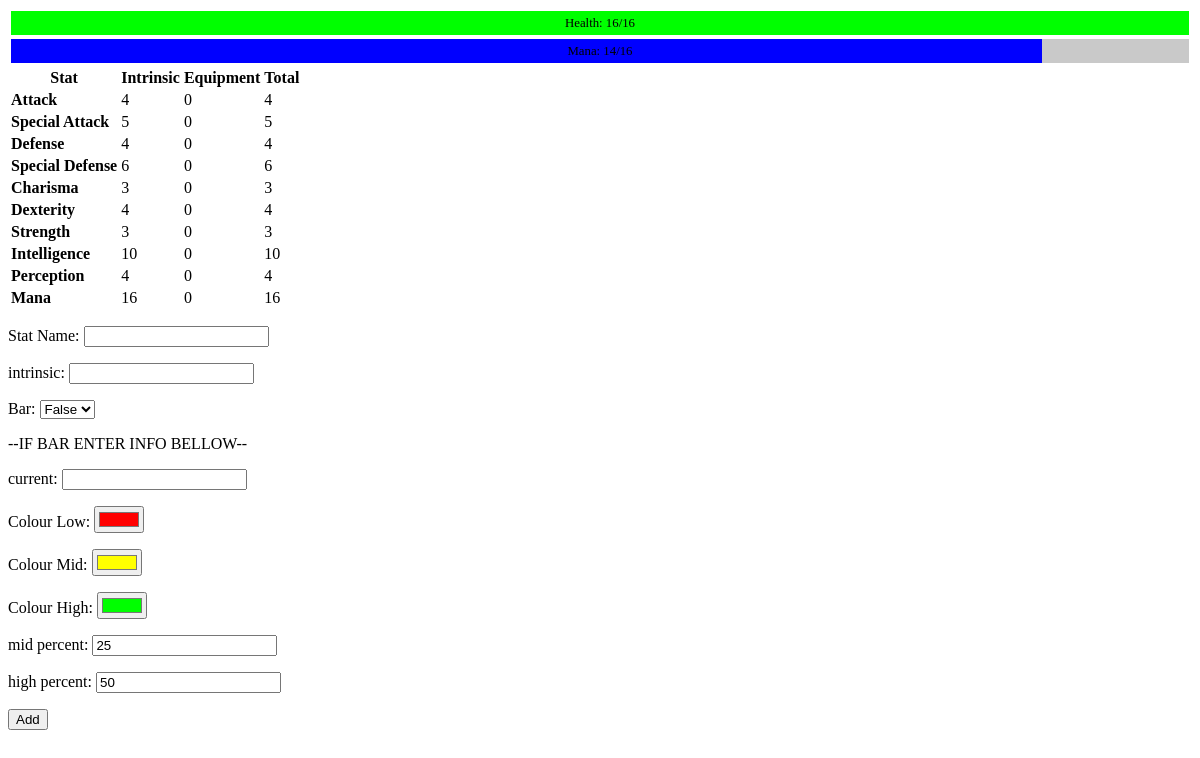
The app's page /sform (signed in) with its own data.
### MisterMasticate/models.py (models this page shows, shortened)
class Stat(db.Model):
    id = db.Column(db.Integer, primary_key=True)
    user_id = db.Column(db.Integer, db.ForeignKey('user.id'), nullable=False)
    name = db.Column(db.String(100), nullable=False)
    colour_high = db.Column(db.String(10), nullable=True)
    colour_mid = db.Column(db.String(10), nullable=True)
    colour_low = db.Column(db.String(10), nullable=True)
    high_percent = db.Column(db.Integer, nullable=True, default='50')
    mid_percent = db.Column(db.Integer, nullable=True, default='25')
    bar = db.Column(db.Boolean, nullable=False, default=False)
    current = db.Column(db.Integer, nullable=True)
    intrinsic = db.Column(db.Integer, nullable=False)
    equipment = db.Column(db.Integer, nullable=True)
    buff_turns = db.Column(db.Integer, nullable=True)
    buff_amount = db.Column(db.Integer, nullable=True)
    def total(self):
        return (self.intrinsic or 0) + (self.equipment or 0) + (self.buff_amount or 0)
    def percent(self):
        return (self.current or 0) / (self.total() or 0) * 100
    def colour(self):
        if self.percent() >= self.high_percent:
            color = self.colour_high
        elif self.percent() >= self.mid_percent:
            color = self.colour_mid
        else:
            color = self.colour_low
        return color

### MisterMasticate/route.py (the view, shortened to what this page needs)
@app.route('/sform', methods=["GET", "POST"])
@login_required
def sform():
    return render_template("StatForm.html", player=current_user)

### MisterMasticate/models.py (called while the page is built)
@login_manager.user_loader
def load_user(user_id):
    return User.query.get(int(user_id))

### MisterMasticate/templates/StatForm.html (shortened to what this page needs)
<!DOCTYPE html>
<html lang="en">
<head>
    <link rel="stylesheet" type="text/css" href="static/css/Main.css">
</head>
<body>
    <div>
        <table class="stattable" style="width: 100%;">
            {% for stat in player.stats %}
                {% if stat.bar %}
                    <tr class="statitem">
                        <td>
                            <div class="progress" data-label="{{ stat.name }}: {{ stat.current }}/{{ stat.total() }}">
                                <span class="value" style="width:{{ stat.percent() }}%;background-color: {{ stat.colour() }};"></span>
                            </div>
                        </td>
                    </tr>
                {% endif %}
            {% endfor %}
        </table>
        <table class="stattable">
            <tr class="statitem">
                <th>Stat</th>
                <th>Intrinsic</th>
                <th>Equipment</th>
                <th>Total</th>
            </tr>
            {% for stat in player.stats %}
                {% if not stat.bar %}
                    <tr class="statitem">
                        <td><strong>{{ stat.name }}</strong></td>
                        <td>{{ stat.intrinsic }}</td>
                        <td>{{ stat.equipment }}</td>
                        <td>{{ stat.total() }}</td>
                    </tr>
                {% endif %}
            {% endfor %}
        </table>
    </div>
    <form action="" method="post">
        <p>Stat Name: <input type=text name=sname></p>
        <p>intrinsic: <input type=number name=intrinsic></p>
        <p>Bar:
            <select name="bar">
                <option value="False">False</option>
            </select>
        </p>
        <p>--IF BAR ENTER INFO BELLOW--</p>
        <p>current: <input type=number name=current></p>
        <p>Colour Low: <input type=color name=colour_low value="#ff0000"></p>
        <p>Colour Mid: <input type=color name=colour_mid value="#ffff00"></p>
        <p>Colour High: <input type=color name=colour_high value="#00ff00"></p>
        <p>mid percent: <input type=number name=mid_percent value="25"></p>
        <p>high percent: <input type=number name=high_percent value="50"></p>
        <p><input type=submit value=Add></p>
    </form>
</body>
</html>

### MisterMasticate/static/css/Main.css (style rules this page uses)
.progress { height: 1.5em; width: 100%; background-color: #c9c9c9; position: relative; }
.progress:before { content: attr(data-label); font-size: 0.8em; position: absolute; text-align: center; top: 5px; left: 0; right: 0; }
.progress .value { display: inline-block; height: 100%; }

### records on screen
Stat: current 16 (drawn)
Stat: current 14 (drawn)
Stat: name "Attack", intrinsic "4", equipment "0", total "4"
Stat: name "Special Attack", intrinsic "5", equipment "0", total "5"
Stat: name "Defense", intrinsic "4", equipment "0", total "4"
Stat: name "Special Defense", intrinsic "6", equipment "0", total "6"
Stat: name "Charisma", intrinsic "3", equipment "0", total "3"
Stat: name "Dexterity", intrinsic "4", equipment "0", total "4"
Stat: name "Strength", intrinsic "3", equipment "0", total "3"
Stat: name "Intelligence", intrinsic "10", equipment "0", total "10"
Stat: name "Perception", intrinsic "4", equipment "0", total "4"
Stat: name "Mana", intrinsic "16", equipment "0", total "16"
